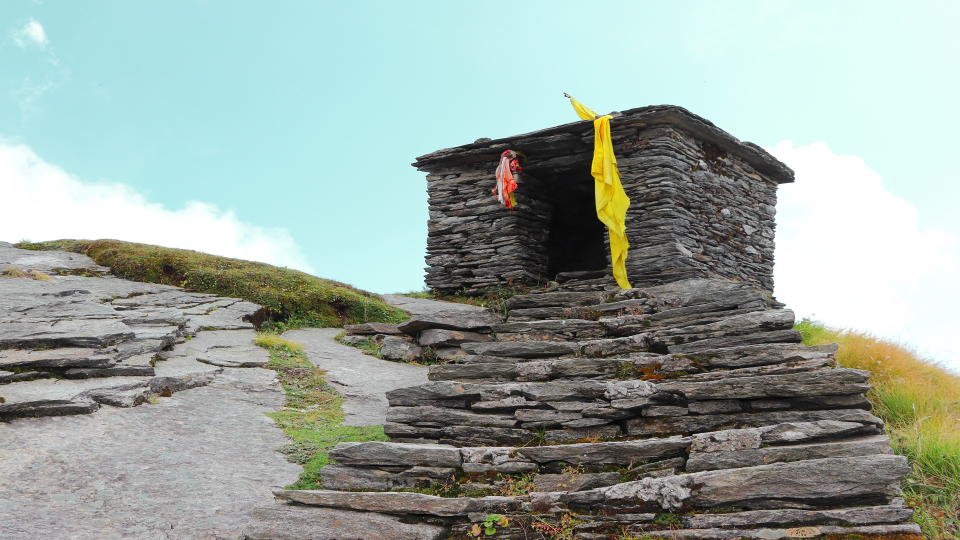
//> input picture HLS_Use_Model/Standalone_HLS_AXI_Example/testcase55.jpg, 1920 x 1080 px (shown at 1/2 size)
$ ./xf_distancetransform_tb ../../../../HLS_Use_Model/Standalone_HLS_AXI_Example/testcase55.jpg   (built with g++ and OpenCV 4)
//> lines starting //> are read from the running program, lines starting //| are printed output that depends on the picture
### vision/ext/xcl2/xf_opencl_wrap.hpp
// [16 lines of licence text are left out]

#ifndef _XF_OPENCL_WRAPPER_H
#define _XF_OPENCL_WRAPPER_H
#include <iostream>
#include "common/xf_headers.hpp"
#include "xcl2.hpp"

#ifndef ASSERT
#define ASSERT(x) assert(x)
#endif

template <typename T>
class XclIn;
class XclIn2;

template <typename T>
class XclOut;
class XclOut2;

struct cl_buffer_wrapper {
    void* mData;
    size_t mSize;
    cl::Buffer mBuffer;
    static int err;
    cl::Event mEvent;
    cl_mem_flags mFlag;

    // [7 lines left out: function cl_buffer_wrapper, not called in this run]

    cl::Event& getEvent() { return mEvent; }
    cl::Buffer& getBuffer() { return mBuffer; }
    size_t getSize() { return mSize; }
    void* getData() { return mData; }
    cl_mem_flags getFlag() { return mFlag; }
    void setFlag(cl_mem_flags flg) { mFlag = flg; }
};
int cl_buffer_wrapper::err = 0;

class cl_kernel_wrapper {
   private:
    cl::Context mContext;
    std::string mFuncName;
    std::string mBinName;
    std::vector<cl_buffer_wrapper*> mBuffersIn;
    std::vector<cl_buffer_wrapper*> mBuffersOut;
    std::vector<cl_buffer_wrapper*> mBuffersAll;
    cl::Event mEvent;
    cl::CommandQueue mQueue;
    bool mConsumed;

    cl::Kernel mKernel;
    std::vector<cl_kernel_wrapper*> mDepends; // Adjacency list for a DAG of kernel wrappers

    static int err;

    // [9 lines left out: function sanitizeRW, not called in this run]

   public:
    // [14 lines left out: function cl_kernel_wrapper, not called in this run]

    bool isConsumed() { return mConsumed; }
    void setConsumed(bool bflg) { mConsumed = bflg; }

    /*IMP : Inputs and outputs should be registered exactly in the same order as they are expected at Kernel interface
     */
    int argCount() { return mBuffersAll.size(); }

    // [4 lines left out: function getArg, not called in this run]

    /*In case buufer created as output of a kernel needs to be reused as input to another kernel*/
    // [9 lines left out: function registerInput, not called in this run]

    /*NOTE : host data pointer can be NULL in case data transaction from host is not required */
    // [11 lines left out: functions registerInput, registerInput, not called in this run]

    template <typename T>
    // [5 lines left out: function registerInput, not called in this run]

    /*In case buufer created as output of a kernel needs to be reused as input to another kernel*/
    // [9 lines left out: function registerOutput, not called in this run]

    /*NOTE : host data pointer can be NULL in case data transaction from host is not required */
    // [11 lines left out: functions registerOutput, registerOutput, not called in this run]

    template <typename T>
    // [5 lines left out: function registerOutput, not called in this run]

    template <typename T>
    void registerArg(T& A) {
        A.addArg(this);
    }

    void registerArgs() {}

    template <typename First, typename... Rest>
    // [72 lines left out: functions registerArgs, enqueueWriteBuffer, enqueueReadBuffer, addDependent, exec, not called in this run]
};
int cl_kernel_wrapper::err = 0;

// This is a singleton class managing kernel registry and execution
class cl_kernel_mgr {
   private:
    std::vector<cl::Device> mDevices;
    cl::Device mDevice;
    cl::Context mContext;
    std::vector<cl::CommandQueue> mQueueVec;
    cl::CommandQueue mCurrQueue;
    std::string mDeviceName;

    std::vector<cl_kernel_wrapper*> mKernelVec;
    static cl_kernel_mgr* mRegistry;
    static int err;

    cl_kernel_mgr() {
        std::cout << "INFO: Running OpenCL section." << std::endl;

        // Get the device:
        mDevices = xcl::get_xil_devices();
        mDevice = mDevices[0];
        mDevices.resize(1);

        OCL_CHECK(err, cl::Context context(mDevice, NULL, NULL, NULL, &err));
        mContext = std::move(context);

        OCL_CHECK(err,
                  cl::CommandQueue queue(mContext, mDevice,
                                         (CL_QUEUE_PROFILING_ENABLE | CL_QUEUE_OUT_OF_ORDER_EXEC_MODE_ENABLE), &err));
        mCurrQueue = std::move(queue);

        OCL_CHECK(err, std::string device_name = mDevice.getInfo<CL_DEVICE_NAME>(&err));
        std::cout << "INFO: Device found - " << device_name << std::endl;
        mDeviceName = device_name;
    }

   public:
    // [12 lines left out: function registerKernel, not called in this run]

    template <typename... Args>
    static cl_kernel_wrapper* registerKernel(const std::string& func_name, const std::string& bin_name, Args... argv) {
        if (nullptr == mRegistry) {
            // Create a registry
            mRegistry = new cl_kernel_mgr();
        }

        cl_kernel_wrapper* kernel =
            new cl_kernel_wrapper(mRegistry->mContext, func_name, bin_name, mRegistry->mDeviceName,
                                  mRegistry->mCurrQueue, mRegistry->mDevices);
        mRegistry->mKernelVec.push_back(kernel);
        kernel->registerArgs(argv...);
        return kernel;
    }

    // [29 lines left out: functions exec, finish, exec_all, createNewQueue, not called in this run]
};

template <typename T>
class XclIn {
   public:
    T* mI;
    XclIn(T& I) : mI(&I) {}
    void addArg(cl_kernel_wrapper* kl) { kl->registerInput(*mI); }
};

class XclIn2 {
   public:
    void* mI1;
    size_t mI2;
    XclIn2(void* I1, size_t I2) : mI1(I1), mI2(I2) {}
    void addArg(cl_kernel_wrapper* kl) { kl->registerInput(mI1, mI2); }
};

template <typename T>
class XclOut {
   public:
    T* mO;
    XclOut(T& O) : mO(&O) {}
    void addArg(cl_kernel_wrapper* kl) { kl->registerOutput(*mO); }
};

class XclOut2 {
   public:
    void* mO1;
    size_t mO2;
    XclOut2(void* O1, size_t O2) : mO1(O1), mO2(O2) {}
    void addArg(cl_kernel_wrapper* kl) { kl->registerOutput(mO1, mO2); }
};

template <typename T>
inline XclIn<T> XCLIN(T& var) {
    return XclIn<T>(var);
}

inline XclIn2 XCLIN(void* var1, size_t var2) {
    return XclIn2(var1, var2);
}

template <typename T>
inline XclOut<T> XCLOUT(T& var) {
    return XclOut<T>(var);
}

inline XclOut2 XCLOUT(void* var1, size_t var2) {
    return XclOut2(var1, var2);
}

cl_kernel_mgr* cl_kernel_mgr::mRegistry = nullptr;
int cl_kernel_mgr::err = 0;

#endif

### vision/L2/examples/distancetransform/xf_distancetransform_tb.cpp
// [16 lines of licence text are left out]

#include "common/xf_headers.hpp"
#include "opencv2/features2d.hpp"

#include "xf_distancetransform_tb_config.h"
#include "xcl2.hpp"
#include "xf_opencl_wrap.hpp"

int main(int argc, char** argv) {
    if (argc != 2) {
        fprintf(stderr, "Invalid Number of Arguments!\nUsage:\n");
        fprintf(stderr, "<Executable Name> <input image path> \n");
        return -1;
    }

    cv::Mat in_img, out_img, ocv_ref;

    // reading in the image
    in_img = cv::imread(argv[1], 0);
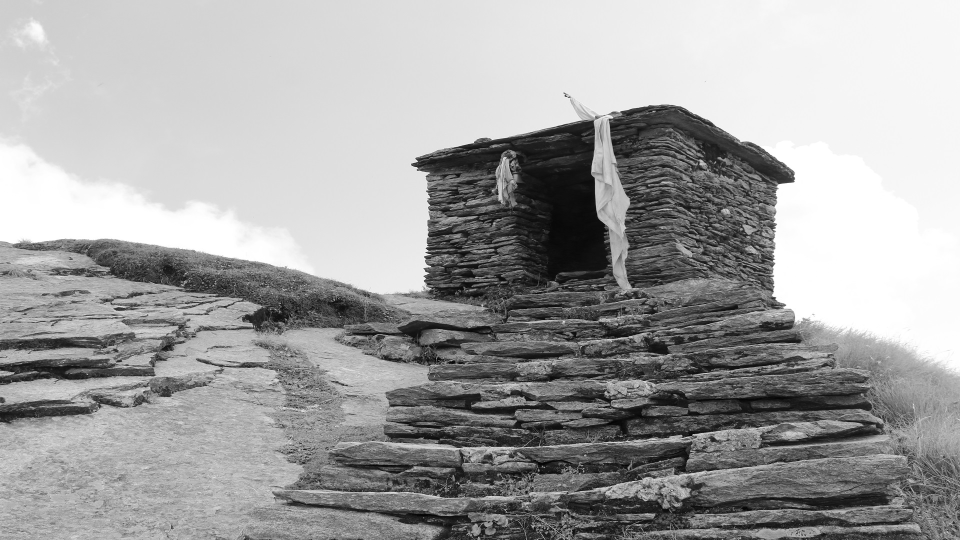
//> in_img: 1080 rows x 1920 cols, CV_8UC1 (shown at 1/2 size); min 0, max 255, mean 162.1

    if (in_img.data == NULL) {
        fprintf(stderr, "Cannot open image at %s\n", argv[1]);
        return 0;
    }

    /////////////////////	  OpenCV reference	 ////////////////
    cv::distanceTransform(in_img, ocv_ref, cv::DIST_L2, 3);
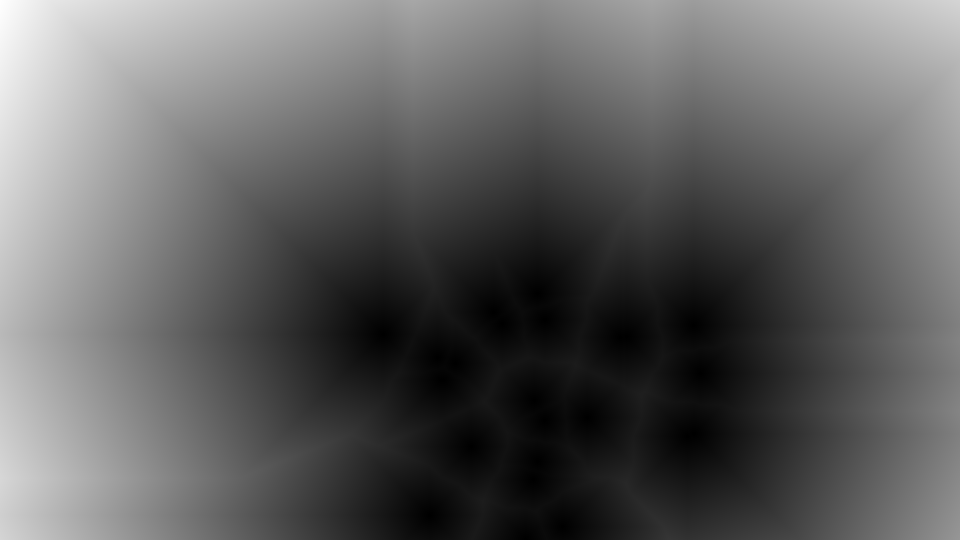
//> ocv_ref: 1080 rows x 1920 cols, CV_32FC1 (shown at 1/2 size); min 0, max 1008.3, mean 382.2; drawn with min black and max white
    cv::imwrite("out_ocv.jpg", ocv_ref);
    /////////////////////	End of OpenCV reference	 ////////////////

    out_img.create(in_img.rows, in_img.cols, ocv_ref.type());
    int height = in_img.rows;
//> height = 1080
    int width = in_img.cols;
//> width = 1920
    std::cout << "Input image height : " << height << std::endl;
//| Input image height : 1080
    std::cout << "Input image width  : " << width << std::endl;
//| Input image width  : 1920
    unsigned int* fw_pass_data = (unsigned int*)malloc(height * width * 4); // 4-bytes

    std::cout << "Input Image Bit Depth:" << XF_DTPIXELDEPTH(TYPE_IN, NPC_T) << std::endl;
//> (this line was passed over: TYPE_IN is not available in this run)
    std::cout << "Input Image Channels:" << XF_CHANNELS(TYPE_IN, NPC_T) << std::endl;
//> (this line was passed over: XF_CHANNELS is not available in this run)
    std::cout << "NPPC:" << NPC_T << std::endl;
//> (this line was passed over: NPC_T is not available in this run)

    ////////////////////	HLS TOP function call	/////////////////

    /////////////////////////////////////// CL ////////////////////////
    (void)cl_kernel_mgr::registerKernel("distancetransform_accel", "krnl_distancetransform", XCLIN(in_img),
                                        XCLOUT(out_img), XCLIN(fw_pass_data, height * width * 4), XCLIN(height),
                                        XCLIN(width));
//> (the run ends here: the program needs code that is not available in this run, at `mDevices = xcl::get_xil_devices();`)
